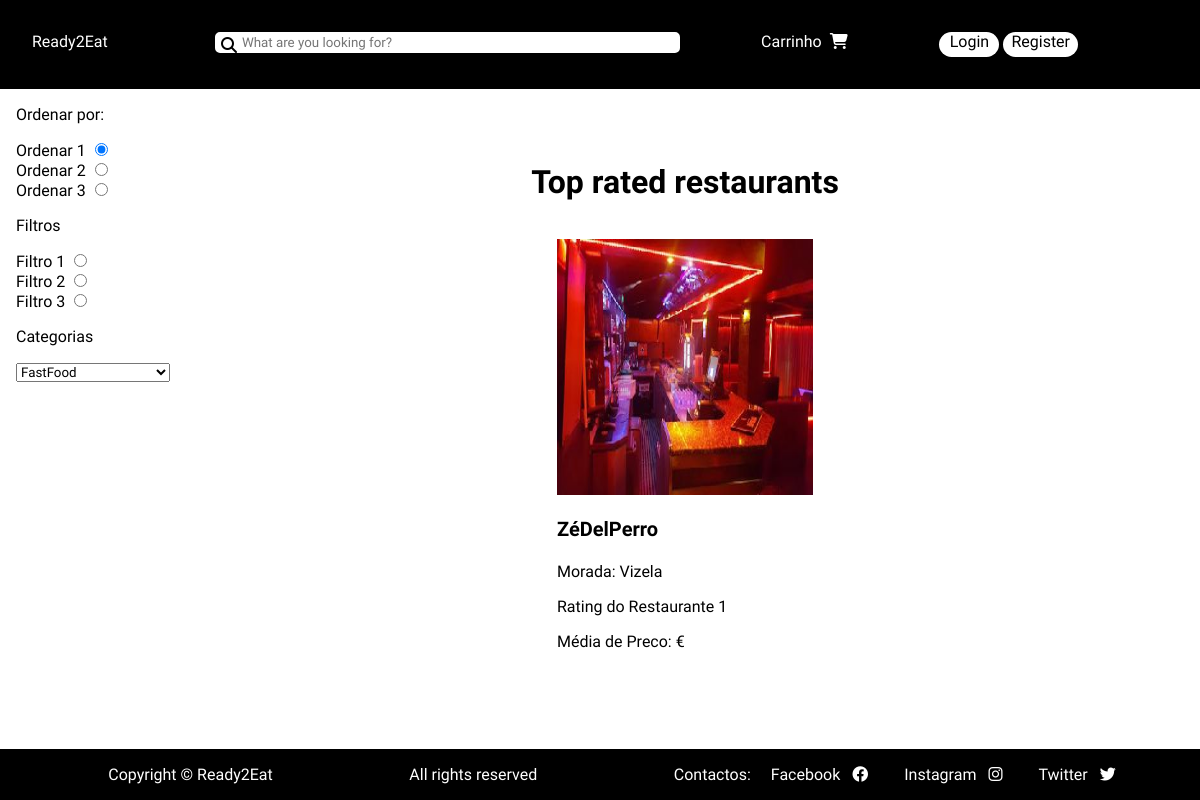
Before: / with the older database file.
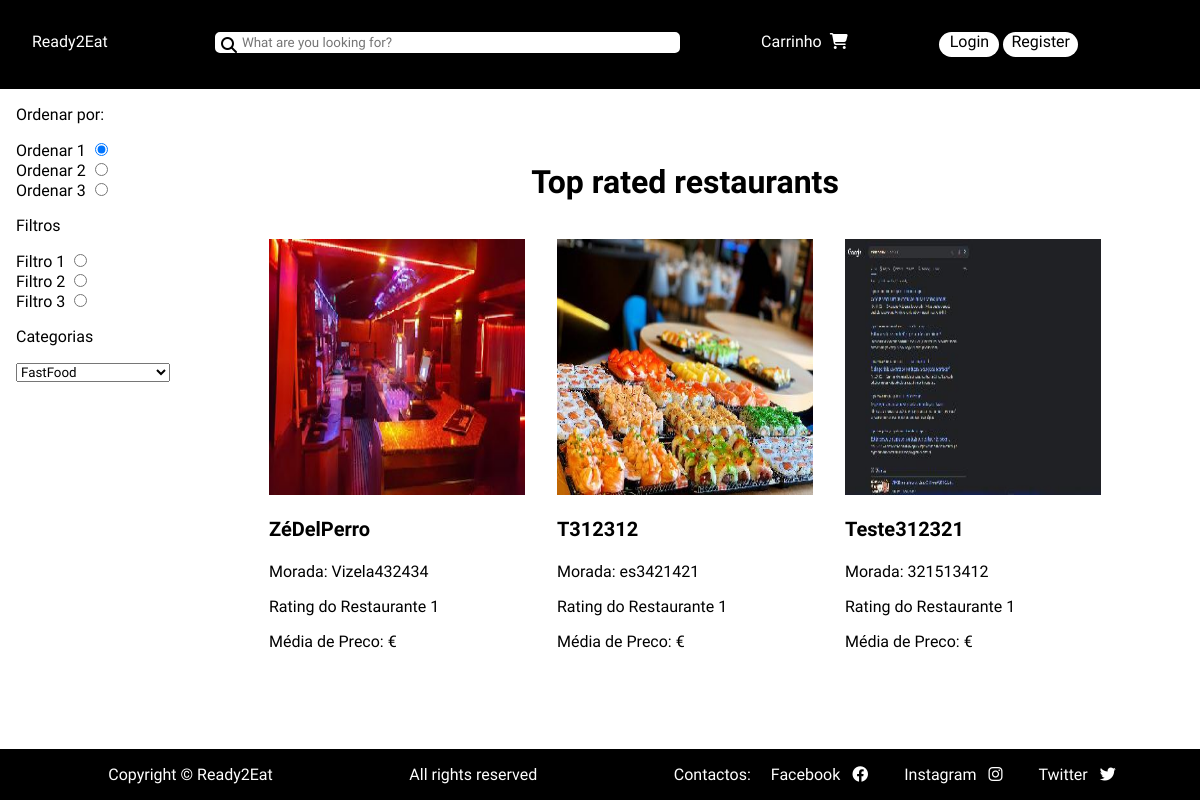
After: the same page with the newer database file.
### tables this page shows
CREATE TABLE Restaurant(
    IdRestaurant INTEGER PRIMARY KEY,
    IdOwner INTEGER,
    IdCategory INTEGER,
    name text not null,
    address text not null,
    avg_review INTEGER,
    CONSTRAINT IdRestaurantOwnerForeignKey FOREIGN KEY (IdOwner) REFERENCES Owner,
    CONSTRAINT IdCategoryForeignKey FOREIGN KEY (IdCategory) REFERENCES Category,
    check(avg_review >= 0 & avg_review <= 5)
);

### utils/session.php (called while the page is built, shortened)
<?php
class Session{
    public function isLoggedIn() : bool{
        return isset($_SESSION['id']);
    }
}
?>

### db/restaurantclass.php (called while the page is built, shortened)
<?php
    class Restaurant{
        static function getAllRestaurants(PDO $db){
            $stmt = $db->prepare('Select * From Restaurant');
            $stmt->execute();
            return $stmt->fetchAll();
        }
    }
?>

### db/categoryclass.php (called while the page is built, shortened)
<?php
    class Category
    {
        static function getAllCategories(PDO $db){
            $stmt = $db->prepare("Select * FROM Category");
            $stmt->execute();
            return $stmt->fetchAll();
        }
    }
?>

### template/mainpagecontent.php (the view, shortened to what this page needs)
<?php
    require_once(__DIR__ . '/../db/categoryclass.php');
function output_main_content(PDO $db, $restaurants, $categories){ ?>
<h1>Top rated restaurants</h1>
    <section id="toprated">
    <?php foreach($restaurants as $restaurant){ ?>
        <article>
            <img src="images/thumbs_medium/restaurant_<?=$restaurant['IdRestaurant']?>.jpg" alt="restaurant profile picture">
            <h2><a href=""><?=$restaurant['name']?></a></h2>
            <p>Morada: <?=$restaurant['address']?></p>
            <p>Rating do Restaurante 1</p>
            <p>Média de Preco: <span>€</span></p>
        </article>
    <?php  } ?>
    </section>
    <aside>
        <section id="orderby">
            <p>Ordenar por:</p>
            <label for="">Ordenar 1
                <input type="radio" name="orderby" checked>
            </label>
            <label for="">Ordenar 2
                <input type="radio" name="orderby">
            </label>
            <label for="">Ordenar 3
                <input type="radio" name="orderby">
            </label>
        </section>
        <section id="filters">
            <p>Filtros</p>
            <label for="">Filtro 1
                <input type="radio" name="filter">
            </label>
            <label for="">Filtro 2
                <input type="radio" name="filter">
            </label>
            <label for="">Filtro 3
                <input type="radio" name="filter">
            </label>
        </section>
        <p>Categorias</p>
        <select>
            <?php
            foreach($categories as $category){ ?>
                <option value="<?=$category['id']?>"><?=$category['CategoryTitle']?></option>
            <?php } ?>
        </select >
    </aside>
<?php } ?>

### index.php
<?php
    require_once ('template/common.php');
    require_once ('template/mainpagecontent.php');
    require_once ('template/modalregisterloginforms.php');
    require_once('utils/session.php');
    require_once('db/connectiondb.php');
    require_once('db/categoryclass.php');
    require_once('db/restaurantclass.php');
    $db = getDatabaseConnection();
    $session = new Session();
    $categories = Category::getAllCategories($db);
    $restaurants = Restaurant::getAllRestaurants($db);
    if($session->isLoggedIn())
        output_header_loggedin($session->getName());
    else
        output_header_notloggedin();
    output_message($session);
    output_main_content($db, $restaurants, $categories);
    output_footer();
    output_modal_register_login_forms();
    echo '</body></html>'
?>

### template/common.php (shortened to what this page needs)
<?php
    require_once(__DIR__ . '/../utils/session.php');
    function output_header_notloggedin(){ ?>
    <!DOCTYPE html>
    <html lang="en">
    <head>
        <link rel="stylesheet" href="../style/style.css">
        <link rel="stylesheet" href="../style/form.css">
        <link rel="stylesheet" href="https://cdnjs.cloudflare.com/ajax/libs/font-awesome/6.1.1/css/all.min.css" />
    </head>
    <body>
    <header>
        <a href="index.php">Ready2Eat</a>
        <a id="shopping-cart" href="">Carrinho</a>
        <a href="#0" id="login">Login</a>
        <a href="#0" id="register">Register</a>
        <section id="searchbar">
            <i class="fa-solid fa-magnifying-glass"></i>
            <input type="text" name="search" placeholder="What are you looking for?">
        </section>
    </header>
<?php    } ?>
<?php   function output_footer() { ?>
        <footer>
            <ul>
                <li>Copyright &#169 Ready2Eat</li>
                <li>All rights reserved</li>
                <li>Contactos:
                    <a href="">
                        Facebook
                        <i class="fa-brands fa-facebook"></i>
                    </a>
                    <a href="">
                        Instagram
                        <i class="fa-brands fa-instagram"></i>
                    </a>
                    <a href="">
                        Twitter
                        <i class="fa-brands fa-twitter"></i>
                    </a>
                </li>
            </ul>
        </footer>
<?php } ?>
<?php function output_message(Session $session){ ?>
    <section id="messages">
    </section>
<?php }?>

### template/modalregisterloginforms.php (shortened to what this page needs)
<?php  function output_modal_register_login_forms() { ?>
    <span id="forms">
    </span>
<?php } ?>

### style/style.css (style rules this page uses)
* { text-decoration: none; font-family: 'Heebo', sans-serif; }
body { margin: 0px; min-height: 100vh; display: grid; grid-template-columns: auto 1fr; grid-template-rows: auto 0.1fr auto 1fr auto; }
header { display: grid; grid-column: 1/3; grid-row-start: 1; grid-row-end: 2; grid-template-columns: 0.2fr 0.5fr auto auto auto; grid-template-rows: auto; }
header { background-color: black; padding: 2em; }
header a { color: white; }
header a:first-child { grid-column-start: 1; grid-column-end: 2; grid-row-start: 1; grid-row-end: 2; }
#searchbar { grid-column-start: 2; grid-column-end: 3; grid-row-start: 1; grid-row-end: 2; position: relative; }
#searchbar input { width: 100%; border-radius: 5px; border-color: white; border-style: solid; width: 95%; padding-left: 25px; }
#searchbar i { position: absolute; left: 6px; top: 5px; }
#shopping-cart { grid-column-start: 3; grid-column-end: 4; grid-row-start: 1; grid-row-end: 2; margin-left: 50%; }
#shopping-cart::after { content: "\f07a"; font-family: "Font Awesome 5 Free"; margin-left: 0.5em;; font-weight: 900; }
header #login { grid-column-start: 4; grid-column-end: 5; grid-row-start: 1; grid-row-end: 2; margin-left: 59%; border-radius: 15px; background: white; width: 60px; height: 25px; text-align: center; color: black; }
header a:nth-child(4) { grid-column-start: 5; grid-column-end: 6; grid-row-start: 1; grid-row-end: 2; margin-left: 1%; border-radius: 15px; background: white; width: 75px; height: 25px; text-align: center; color: black; }
h1 { grid-column-start: 2; grid-column-end: 3; grid-row-start: 3; grid-row-end: 4; text-align: center; font-weight: 900; }
aside { grid-column-start:1; grid-column-end: 2; grid-row-start: 2; grid-row-end: 4; margin-left: 1em; position: sticky; }
footer { list-style-type: none; grid-column-start: 1; grid-column-end: 3; grid-row-start: 5; grid-row-end: 6; background-color: black; position: sticky; top: 100%; }
footer ul { display: flex; flex-direction: row; justify-content: space-around; flex-wrap: nowrap; }
footer ul li { list-style: none; width: auto; }
footer ul li { color: white; float: right; }
footer ul li i { margin-left: 0.5em; }
footer ul li a { margin: 1em; }
footer ul li a { color: white; }
#toprated { grid-column-start: 2; grid-column-end: 3; grid-row-start: 4; grid-row-end: 5; display: flex; justify-content: center; flex-direction: wrap; flex-wrap: wrap; flex-grow: 1; padding-left: 0em; margin-top: 0px; }
#toprated article { margin: 1em; }
#toprated article img { height: 16em; width: 16em; display: block; }
#toprated article h2 a { color:black; font-size: 20px; font-weight: bold; }
#orderby { display: flex; flex-direction: column; }
#filters { display: flex; flex-direction: column; }
#messages { grid-column: 2/3; grid-row: 2/3; }

### style/form.css (style rules this page uses)
* { text-decoration: none; font-family: 'Heebo', sans-serif; }

Changed rows visible on the page:
changed restaurant "ZéDelPerro": address "Vizela" → "Vizela432434"
added restaurant: shows a picture, name "T312312", address "es3421421"
added restaurant: shows a picture, name "Teste312321", address "321513412"
